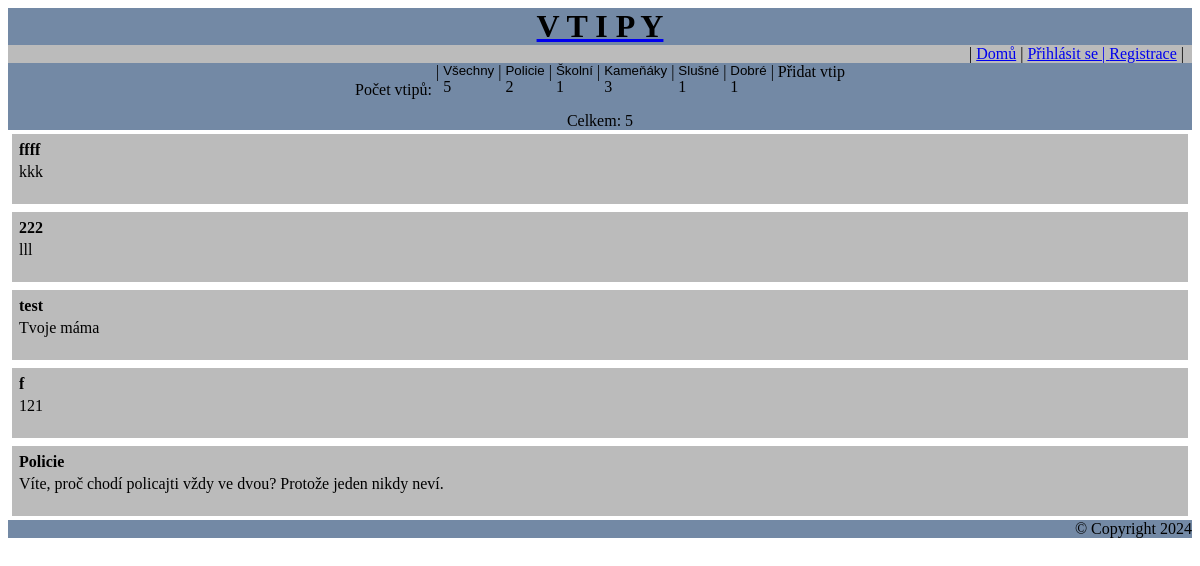
Before: / with the older database file.
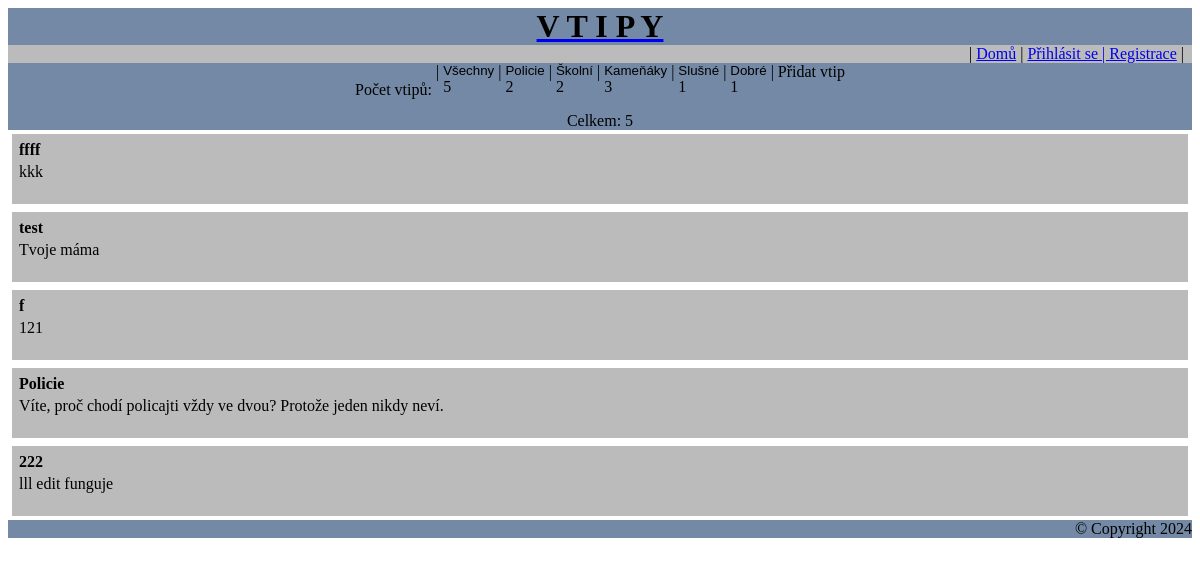
After: the same page with the newer database file.
### tables this page shows
CREATE TABLE `kateg` (`id` INTEGER PRIMARY KEY AUTOINCREMENT, `nazev` TEXT);

CREATE TABLE "vtip" (
    `id` INTEGER PRIMARY KEY AUTOINCREMENT,
    `nadpis` TEXT,
    `obsah` TEXT,
    `vytvoreno` TIMESTAMP DEFAULT CURRENT_TIMESTAMP,
    id_uziv INTEGER,
    FOREIGN KEY (id_uziv) REFERENCES uziv(id)
);

### flask_app.py (the view)
@app.route("/", methods=["GET", "POST"])
def index():
    chyba = ""
    with mydb() as db:
        cur = db.cursor()
        if request.method == "POST":
            if request.form.get("akce") == "smazat" and session.get("uziv") == "admin":
                id = request.form["id"]
                cur.execute("DELETE FROM vtip WHERE id=(?)", (id,))
        cur.execute(
            "SELECT id, nazev, COUNT(id_kateg) FROM kateg LEFT JOIN zarazeni ON zarazeni.id_kateg=kateg.id GROUP BY id "
        )
        nazvy = cur.fetchall()
        try:
            if "kateg" in request.form:
                id_kateg = request.form["kateg"]
            else:
                id_kateg = 0
            cur.execute(
                "SELECT nadpis, obsah, vtip.id, vtip.id_uziv FROM vtip,zarazeni WHERE zarazeni.id_vtip = vtip.id AND zarazeni.id_kateg = ?",
                (id_kateg,),
            )
        except Exception as e:
            cur.execute("SELECT nadpis, obsah, vtip.id, vtip.id_uziv FROM vtip")
            chyba = e
        vtipy = cur.fetchall()
    if session.get("uziv"):
        cur.execute(
            "SELECT COUNT(id) FROM vtip WHERE id_uziv = ?", (session.get("id_uziv"),)
        )
        count_uziv = cur.fetchone()
    else:
        count_uziv = None
    cur.execute("SELECT COUNT(id) FROM vtip")
    count = cur.fetchone()
    return render_template(
        "index.html",
        nazvy=nazvy,
        vtipy=vtipy,
        chyba=chyba,
        count=count,
        count_uziv=count_uziv,
    )

### flask_app.py (called while the page is built)
def mydb():
    db = sqlite3.connect("dbvtipy.sqlite3")
    db.execute("PRAGMA foreign_keys=ON")
    return db

### templates/index.html (shortened to what this page needs)
<DOCTYPE HTML>
    <html>
    <head>
    </head>
    <body>
        <a href="{{ url_for('index') }}"><div class="title">V T I P Y</div></a>
        <div class="menu">
            {{ session["uziv"] }} |
            <a href="{{ url_for("index") }}">Domů</a> |
            <a href="{{ url_for("login") }}">
                {% if session["uziv"] %}
                Odhlásit se
            </a>
            {% else %}
            Přihlásit se |
            </a>
            <a href="{{ url_for("registrace") }}">Registrace</a>
            {% endif %} | &nbsp;
        </div>
        {% if count %}
        {% block kateg %}
        <div class="kateg">
            <div style=height: 100%;><br>Počet vtipů:</div>
            &nbsp;|&nbsp;
            {% for nazev in nazvy %}
            <div>
                <form action="{{ url_for("index") }}" method="POST">
                    <input class="kategbut" type="submit" value={{nazev[1]}}><br> {{nazev[2]}}
                </form>
            </div>
            &nbsp;|&nbsp;
            {% endfor %}
            <br><a href="{{ url_for('pridat_vtip') }}"
                style="color: black; text-decoration: none; height: min-content;">Přidat vtip</a>
        </div>
        {% endblock %}
        <div class="kateg">
            Celkem: {{ count[0] }}
        </div>
        {% endif%}
        {% block obsah %}
        <div class="vtipy">
            {% for vtip in vtipy %}
            <div class="vtip1">
                <form action="{{ url_for("index") }}" method="POST">
                    <table border=0 width="100%">
                        <tr>
                            <td>
                                <b>{{vtip[0]}}</b>
                            </td>
                            <td align="right">
                            </td>
                        </tr>
                        <tr>
                            <td>
                                {{vtip[1]}}
                            </td>
                        </tr>
                    </table>
                </form>
            </div>
            {% endfor %}
        </div>
        {% endblock %}
        <div class="zapati">&copy; Copyright 2024</div>
    </body>
    </html>

### templates/index.html (style rules this page uses)
.title { background-color: #7389a5; font-size: xx-large; font-weight: bold; text-align: center; color: black; text-decoration: none; }
.menu { color: black; text-decoration: none; background-color: #BBBBBB; text-align: right; }
.kateg { background-color: #7389a5; justify-content: center; display: flex; }
.zapati { background-color: #7389a5; text-align: right; }
.kategbut { background: none !important; border: none; padding: 0 !important; }
.vtipy { display: flex; justify-content: center; flex-direction: column; }
.vtip1 { background-color: #BBBBBB; text-align: left; padding: 4px; margin: 4px; }

Changed rows visible on the page:
computed for kateg "Školní": id "1" → "2"
changed vtip: obsah "lll" → "lll edit funguje"; moves down the list
